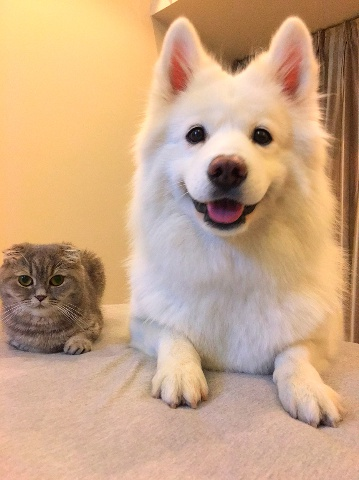
#> input picture data/01.jpg, 359 x 480 px
$ python opencv_demo.py
#> lines starting #> are read from the running program, lines starting #| are printed output that depends on the picture; after the words box and inside, x2 and y2 are one past the last pixel; in counts of white or black regions, pixels touching at a corner belong together
import numpy as np
from enum import Enum
import time
import cv2
from cv2.xfeatures2d import matchGMS


class DrawingType(Enum):
    ONLY_LINES = 1
    LINES_AND_POINTS = 2
    COLOR_CODED_POINTS_X = 3
    COLOR_CODED_POINTS_Y = 4
    COLOR_CODED_POINTS_XpY = 5


def draw_matches(src1, src2, kp1, kp2, matches, drawing_type):
    height = max(src1.shape[0], src2.shape[0])
    width = src1.shape[1] + src2.shape[1]
    output = np.zeros((height, width, 3), dtype=np.uint8)
    output[0:src1.shape[0], 0:src1.shape[1]] = src1
    output[0:src2.shape[0], src1.shape[1]:] = src2[:]

    if drawing_type == DrawingType.ONLY_LINES:
        for i in range(len(matches)):
            left = kp1[matches[i].queryIdx].pt
            right = tuple(sum(x) for x in zip(kp2[matches[i].trainIdx].pt, (src1.shape[1], 0)))
            cv2.line(output, tuple(map(int, left)), tuple(map(int, right)), (0, 255, 255))

    elif drawing_type == DrawingType.LINES_AND_POINTS:
        for i in range(len(matches)):
            left = kp1[matches[i].queryIdx].pt
            right = tuple(sum(x) for x in zip(kp2[matches[i].trainIdx].pt, (src1.shape[1], 0)))
            cv2.line(output, tuple(map(int, left)), tuple(map(int, right)), (255, 0, 0))

        for i in range(len(matches)):
            left = kp1[matches[i].queryIdx].pt
            right = tuple(sum(x) for x in zip(kp2[matches[i].trainIdx].pt, (src1.shape[1], 0)))
            cv2.circle(output, tuple(map(int, left)), 1, (0, 255, 255), 2)
            cv2.circle(output, tuple(map(int, right)), 1, (0, 255, 0), 2)

    elif drawing_type == DrawingType.COLOR_CODED_POINTS_X or drawing_type == DrawingType.COLOR_CODED_POINTS_Y or drawing_type == DrawingType.COLOR_CODED_POINTS_XpY:
        _1_255 = np.expand_dims(np.array(range(0, 256), dtype='uint8'), 1)
        _colormap = cv2.applyColorMap(_1_255, cv2.COLORMAP_HSV)

        for i in range(len(matches)):
            left = kp1[matches[i].queryIdx].pt
            right = tuple(sum(x) for x in zip(kp2[matches[i].trainIdx].pt, (src1.shape[1], 0)))

            if drawing_type == DrawingType.COLOR_CODED_POINTS_X:
                colormap_idx = int(left[0] * 256. / src1.shape[1])  # x-gradient
            if drawing_type == DrawingType.COLOR_CODED_POINTS_Y:
                colormap_idx = int(left[1] * 256. / src1.shape[0])  # y-gradient
            if drawing_type == DrawingType.COLOR_CODED_POINTS_XpY:
                colormap_idx = int((left[0] - src1.shape[1]*.5 + left[1] - src1.shape[0]*.5) * 256. / (src1.shape[0]*.5 + src1.shape[1]*.5))  # manhattan gradient

            color = tuple(map(int, _colormap[colormap_idx, 0, :]))
            cv2.circle(output, tuple(map(int, left)), 1, color, 2)
            cv2.circle(output, tuple(map(int, right)), 1, color, 2)
    return output


if __name__ == '__main__':
    img1 = cv2.imread("../data/01.jpg")
#> img1 is the input picture: shape (480, 359, 3); mean B, G, R 133.2, 165.9, 201.9
    img2 = cv2.imread("../data/02.jpg")
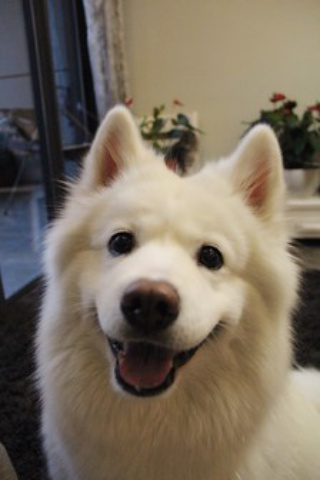
#> input picture data/02.jpg, 320 x 480 px
#> img2 is the input picture: shape (480, 320, 3); mean B, G, R 96.7, 112, 123.4

    orb = cv2.ORB_create(10000)
    orb.setFastThreshold(0)

    kp1, des1 = orb.detectAndCompute(img1, None)
#> kp1 = 8179 keypoints; strongest (x, y, size): (197, 129, 111.1), (190, 136, 111.1), (200, 134, 92.6), (197, 128, 92.6)
    kp2, des2 = orb.detectAndCompute(img2, None)
#> kp2 = 7259 keypoints; strongest (x, y, size): (197, 258, 111.1), (204, 247, 111.1), (115, 244, 111.1), (197, 257, 92.6)
    matcher = cv2.BFMatcher(cv2.NORM_HAMMING)
    matches_all = matcher.match(des1, des2)
#> matches_all = 8179 matches

    start = time.time()
    matches_gms = matchGMS(img1.shape[:2], img2.shape[:2], kp1, kp2, matches_all, withScale=False, withRotation=False, thresholdFactor=6)
#> matches_gms = 484 matches
    end = time.time()

    print('Found', len(matches_gms), 'matches')
#| Found 484 matches
    print('GMS takes', end-start, 'seconds')

    output = draw_matches(img1, img2, kp1, kp2, matches_gms, DrawingType.ONLY_LINES)
#> in draw_matches, `output[0:src1.shape[0], 0:src1.shape[1]] = src1`:
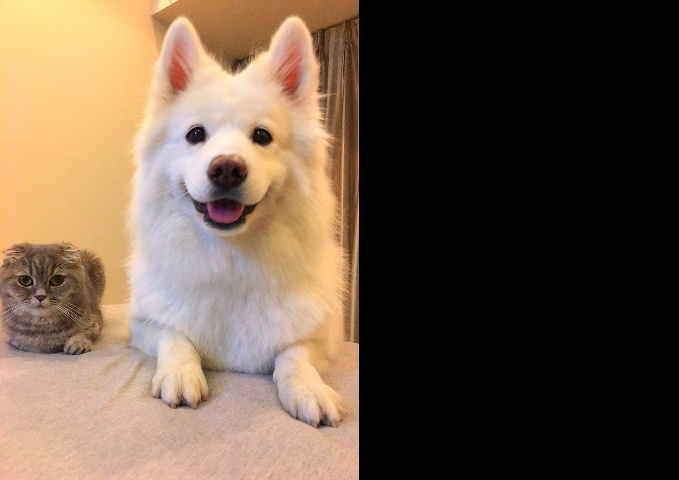
#> output: shape (480, 679, 3); mean B, G, R 70.4, 87.7, 106.8
#> in draw_matches, `output[0:src2.shape[0], src1.shape[1]:] = src2[:]`:
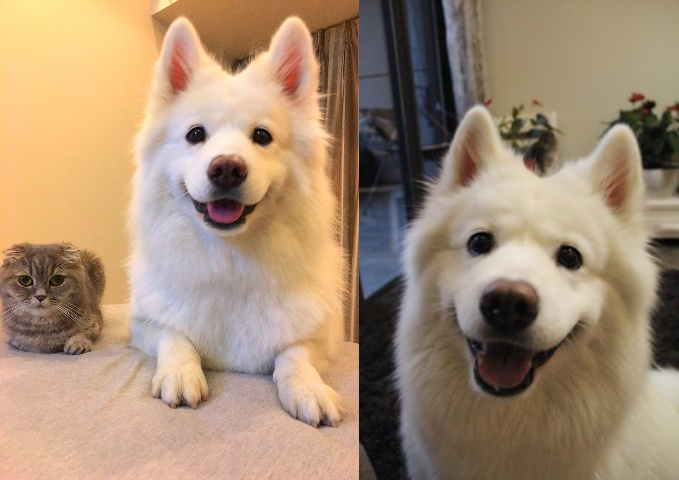
#> output: shape (480, 679, 3); mean B, G, R 116, 140.5, 164.9
#> the loop in draw_matches, `for i in range(len(matches)):` made 484 passes
#> (left, right) on passes 1 to 3: ((212, 181), (487.4, 313.2)), ((181, 188), (451, 313)), ((187, 192), (453, 308))
#> after the loop in draw_matches, `for i in range(len(matches)):`:
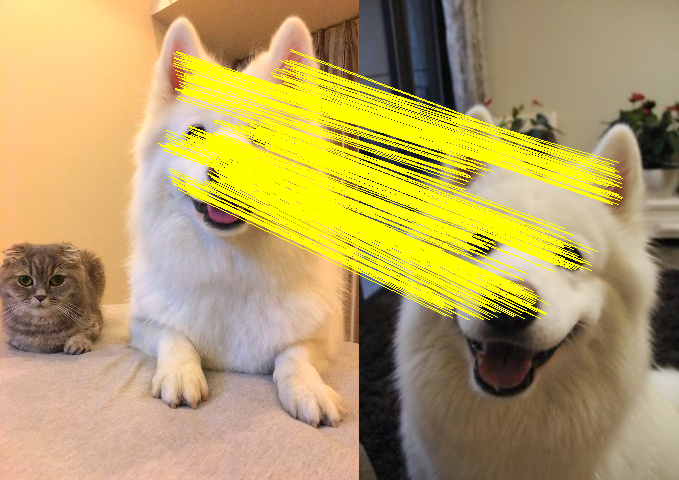
#> output: shape (480, 679, 3); 15.75% of pixels changed, all inside (x1, y1, x2, y2) = (158, 49, 623, 320)

    cv2.imshow("show", output)
    cv2.waitKey(0)
